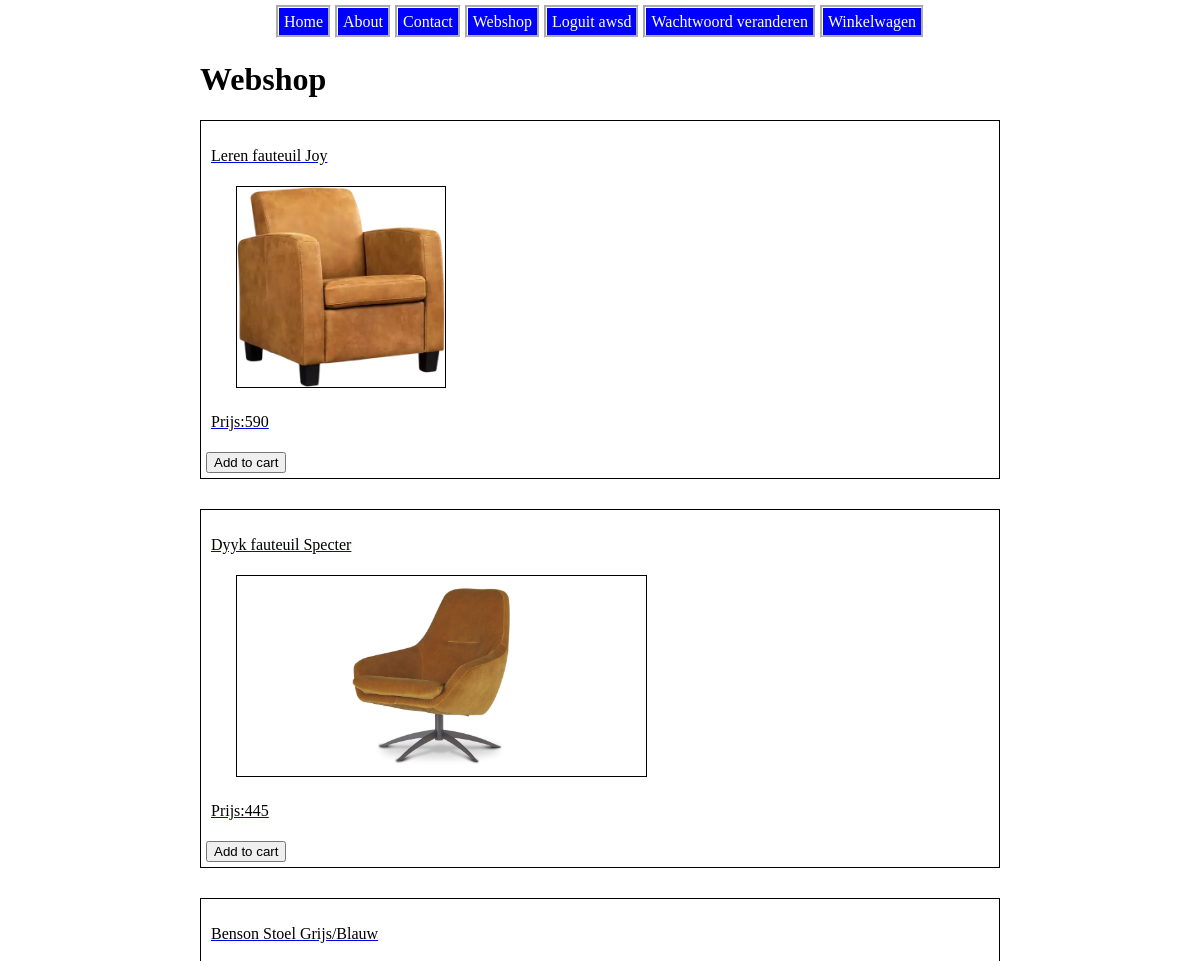
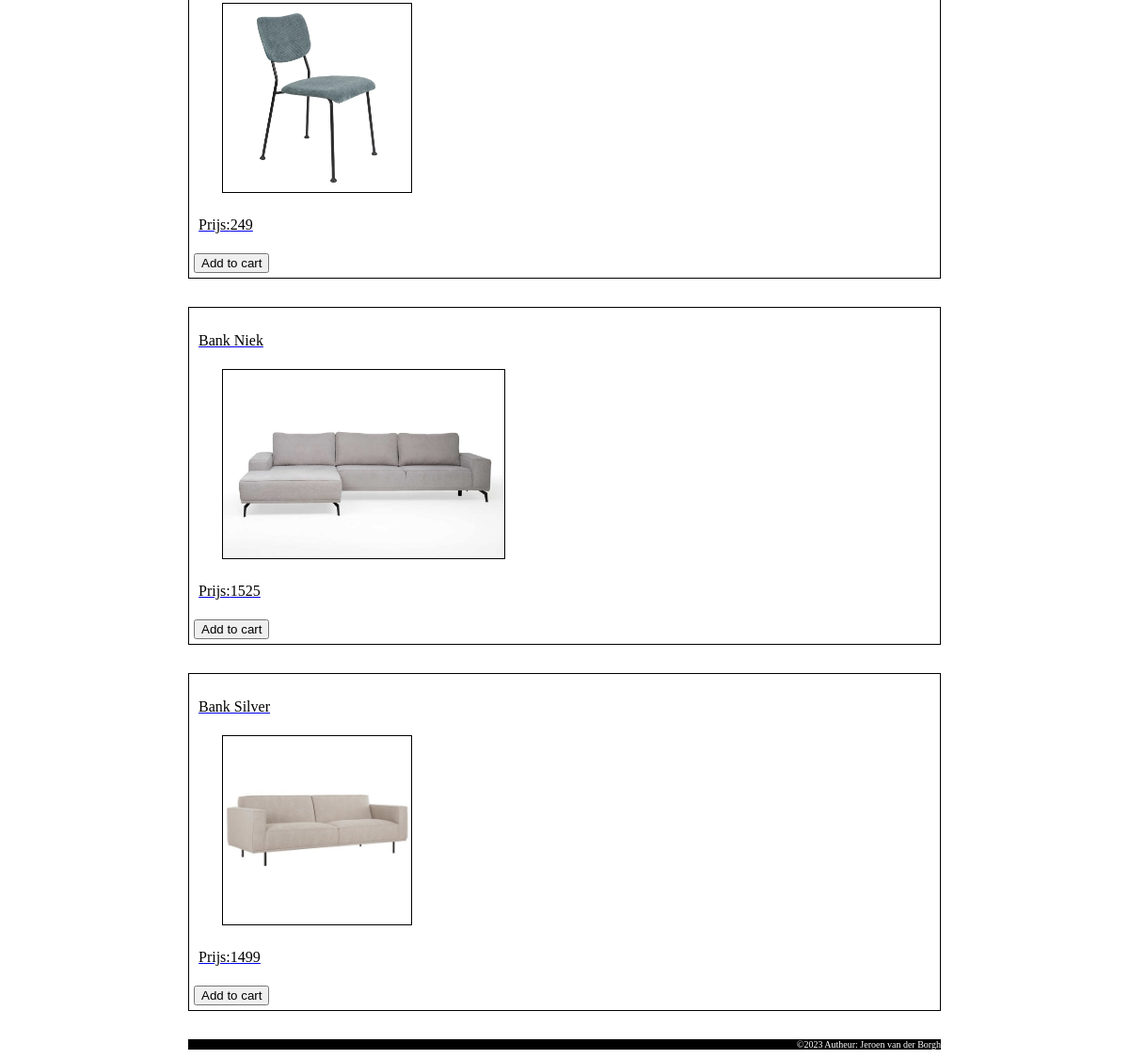
Screenshot of /index.php?page=webshop (signed in) with the database file from the repository (2 pictures, top to bottom).
### tables this page shows
CREATE TABLE `products` (
  `id` int(11) NOT NULL,
  `name` varchar(200) NOT NULL,
  `discription` mediumtext NOT NULL,
  `price` int(11) NOT NULL,
  `image_location` varchar(50) NOT NULL
);

### index.php (called while the page is built, shortened)
<?php
include "html_build_functions.php";
include "file_repository.php";
include "session_functions.php";
include "classes.php";
$page = getRequestedPage();
$data = process_Request($page);
showResponsePage($data);
function getRequestedPage(){
    return $_GET["page"];
}
function make_menu($data) {
    $menu = array("home" => "Home", "about" => "About", "contact" => "Contact", "webshop" => "Webshop");
    if (isUserLoggedIn()){
        $menu["logout"] = "Loguit " . get_current_user_name();
        $menu["change_password"] = "Wachtwoord veranderen";
        $menu["shoppingcart"] = "Winkelwagen";
    } else {
        $menu["register"] =  "Registeer";
        $menu["login"] = "Login";
    }
    $data["menu"] = $menu;
    return $data;
}
function process_Request($page){
    $page = htmlspecialchars($page);
    $data = array("page"=>$page,"errors"=>array());
    switch ($page){
        case "webshop":
            if (is_POST()){
                $data = validate_cart($data);
                if (is_valid($data)) {
                    switch ($data["action"]){
                        case "add":
                            add_to_cart($data["id_in_cart"]);
                            break;
                        case "remove":
                            remove_from_cart($data["id_in_cart"]);
                            break;
                    }
                    switch ($data["place"]){
                        case "detail":
                            $data["page"] = "shoppingcart";
                            $product_ids = get_cart();
                            if ($product_ids != NULL) {
                                $data['products'] = get_products($product_ids);
                                $data['total_price'] = get_total_price($data['products']);
                            }
                            break;
                        case "overview":
                            $data["id"] = NULL;
                            $product_ids = array(1,2,3,4,5);
                            $data['products'] = get_products($product_ids);
                            break;
                    }
                }
            } else if (array_key_exists("id", $_GET)) {
                $data["id"] =  $_GET["id"];
                $product_ids = array($data["id"]);
                $data['products'] = get_products($product_ids);
            } else {
                $data["id"] = NULL;
                $product_ids = array(1,2,3,4,5);
                $data['products'] = get_products($product_ids);
            }
            break;
    }
    $data = make_menu($data);
    return $data;
}
function is_POST(){
    return ($_SERVER["REQUEST_METHOD"] == "POST");
}
?>

### classes.php (called while the page is built, shortened)
<?php
class Product {
    public $id;
    public $name;
    public $price;
    public $img_location;
    function __construct($id, $name, $discription,  $img_location, $price){
        $this->id = $id;
        $this->img_location = $img_location;
        $this->name = $name;
        $this->price = $price;
    }
    function get_id(){
        return $this->id;
    }
    function get_name(){
        return $this->name;
    }
    function get_price(){
        return $this->price;
    }
    function get_image_location(){
        return $this->img_location;
    }
}
?>

### file_repository.php (called while the page is built, shortened)
<?php
function connect_database(){
    $servername = "localhost";
    $username = "jeroens_webshop_user";
    $password = "p@TL!Cz7m2qes7V!";
    $database = "jeroens_webshop";
    $conn = mysqli_connect($servername, $username, $password, $database);
    return $conn;
}
function get_products($id_array){
    $sql = "SELECT * FROM products WHERE";
    foreach($id_array as $key => $id) {
        if (substr($sql,-5) == "WHERE"){
            $sql = $sql .  ' id=' . $id;
        } else {
            $sql = $sql . ' OR id=' . $id;
        }
    }
    $conn = connect_database();
    try {
        $result= mysqli_query($conn, $sql);
        $products = array();
        while ($row = mysqli_fetch_assoc($result)){
            $product = new Product($row["id"], $row["name"], $row["discription"], $row ["image_location"], $row["price"]);
            array_push($products, $product);
        }
        return  $products;
    } finally {
        disconnect_database($conn);
    }
}
?>

### session_functions.php (called while the page is built, shortened)
<?php
function isUserLoggedIn(){
    return ($_SESSION["user_name"] != NULL);
}
function get_cart(){
    return $_SESSION["cart"];
}
?>

### webshop.php (the view, shortened to what this page needs)
<?php
function cart_button($id, $place, $action) {
    switch  ($action) {
        case 'add':
            $submit_value = "Add to cart";
            break;
    }
    echo '<div class="cart_button">
    <form action="\educom-webshop-database/index.php" method="post">
    <input type="hidden" name="page" value="webshop" />
    <input type="hidden" name="id_in_cart" value="'.$id.'" />
    <input type="hidden" name="place" value="'.$place.'" />
    <input type="hidden" name="action" value="'. $action .'" />
    <input type="submit" value="'. $submit_value .'">
    </form>
    </div>
    ';
}
function show_webshop($data){
    echo "<h1>Webshop</h1>";
    foreach( $data["products"] as $product){
        show_product_in_overview($product);
    }
}
function show_product_in_overview($product){
    echo '<a class="product_link" href="\educom-webshop-database/index.php?page=webshop&id='. $product->get_id() .'">
    <div class="product">
    <p >'. $product->get_name() . '</p>
    <img src="Images/'. $product->get_image_location().'" alt="image of '. $product->get_id() .'">
    <p>Prijs:'. $product->get_price().'</p>';
    if (isUserLoggedIn()){
        if (in_array($product->get_id(), get_cart())){
            cart_button($product->get_id(), "overview", "remove");
        } else {
            cart_button($product->get_id(), "overview", "add");
        }
    }
    echo '</div>
    </a>';
}
function showcontent($data){
    if ($data["id"] != NULL) {
        show_product_in_detail($data);
    }   else {
        show_webshop($data);
    }
}
?>

### CSS/stylesheet.css (style rules this page uses)
body { width: 800px; margin-left: auto; margin-right: auto; }
.product { text-decoration: none; color: black; border: 1px solid black; margin-bottom: 30px; padding: 5px; }
.product img { border: 1px solid black; height: 200px; margin-left: 30px; }
.product p { padding: 5px; }

### rows the page displays
products: name "Leren fauteuil Joy", image_location (picture), price "590"
products: name "Dyyk fauteuil Specter", image_location (picture), price "445"
products: name "Benson Stoel Grijs/Blauw", image_location (picture), price "249"
products: name "Bank Niek", image_location (picture), price "1525"
products: name "Bank Silver", image_location (picture), price "1499"

### other values shown
$label "Home"
$label "About"
$label "Contact"
$label "Webshop"
$label "Loguit awsd"
$label "Wachtwoord veranderen"
$label "Winkelwagen"
